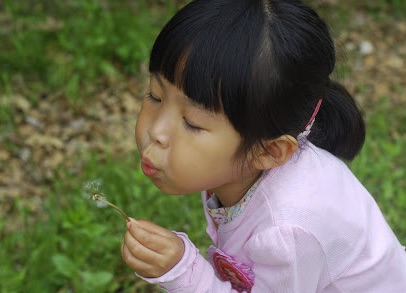
#> input picture 파이썬으로 만드는 OpenCV 프로젝트/img/girl.jpg, 406 x 293 px
$ jupyter execute '2장 실습.ipynb'   (shell and % lines are left out)
#> lines starting #> are read from the running program, lines starting #| are printed output that depends on the picture; pictures that were not available may be replaced by others from this repository, and a replacement may not be noted
[cell 1]
'''
This code is provided for the book <OpenCV Project using Python> published by Insight book Inc.
This code is released under the MIT license, and is available on GitHub site below

이 코드는 인사이트출판사에서 출판된 책 <파이썬으로 만드는 OpenCV 프로젝트>를 위해 제공합니다.
이 코드는 MIT 라이센스를 따르고 아래의 GitHub 주소에서도 받을 수 있습니다.

GitHub : https://github.com/dltpdn/book_opencv_prject_using_python
Author : Lee Sewoo(이세우, dltpdn@gmail.com)
'''

'''
실습자 주석
cv2 보기를 matplot imshow 로 볼 때 의 문제는 다음 코드로 해결

#컬러일때
b, g, r = cv2.split(img)   # img파일을 b,g,r로 분리
img2 = cv2.merge([r,g,b]) # b, r을 바꿔서 Merge
import matplotlib.pyplot as plt
plt.imshow(img2)
plt.show()
#그래이스케일 일때
plt.imshow(img, cmap='gray')
plt.show()


'''

import cv2
img_file = "./img/girl.jpg" # 표시할 이미지 경로            ---①
img = cv2.imread(img_file)  # 이미지를 읽어서 img 변수에 할당 ---②
#> img is the input picture: shape (293, 406, 3); mean B, G, R 82.4, 104.7, 105.5
if img is not None:
  cv2.imshow('IMG', img)   # 읽은 이미지를 화면에 표시      --- ③
  cv2.waitKey()           # 키가 입력될 때 까지 대기      --- ④
  cv2.destroyAllWindows()  # 창 모두 닫기            --- ⑤
else:
    print('No image file.')
b, g, r = cv2.split(img)   # img파일을 b,g,r로 분리
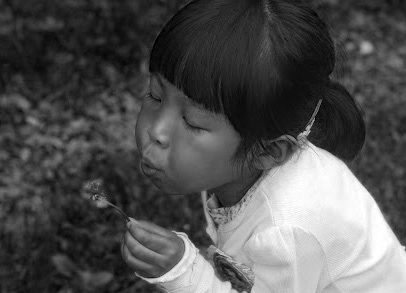
#> b: shape (293, 406); min 0, max 255, mean 82.4
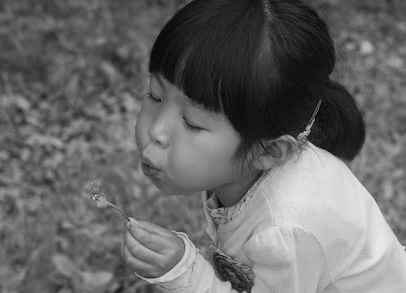
#> g: shape (293, 406); min 0, max 234, mean 104.7
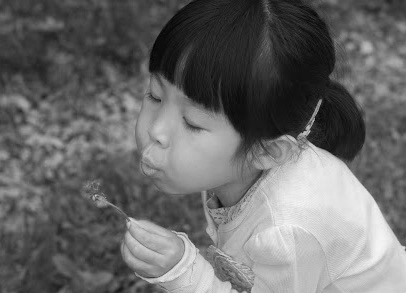
#> r: shape (293, 406); min 0, max 247, mean 105.5
img2 = cv2.merge([r,g,b]) # b, r을 바꿔서 Merge
import matplotlib.pyplot as plt
plt.imshow(img2)
plt.show()

[cell 2]
import cv2
img_file = "./img/girl.jpg"
img = cv2.imread(img_file, cv2.IMREAD_GRAYSCALE)  #그레이 스케일로 읽기
#> img: shape (293, 406); min 1, max 240, mean 102.4

if img is not None:
    cv2.imshow('IMG', img)
    cv2.waitKey()
    cv2.destroyAllWindows()
else:
    print('No image file.')
import matplotlib.pyplot as plt
plt.imshow(img, cmap='gray')
plt.show()

[cell 3]
import cv2

video_file = "./img/big_buck.avi" # 동영상 파일 경로

cap = cv2.VideoCapture(video_file) # 동영상 캡쳐 객체 생성  ---①
if cap.isOpened():                 # 캡쳐 객체 초기화 확인
    while True:
        ret, img = cap.read()      # 다음 프레임 읽기      --- ②
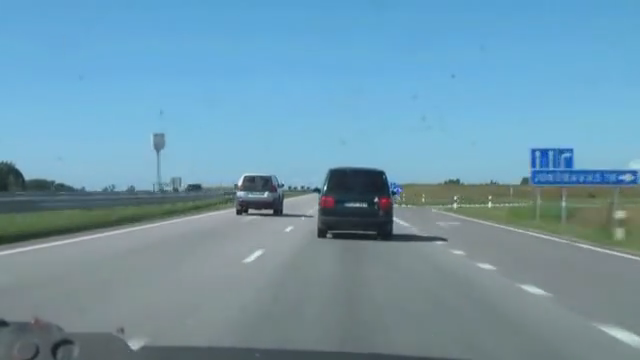
#> input picture frame 37 of 파이썬으로 만드는 OpenCV 프로젝트/img/highway.mp4, 640 x 360 px, given in place of big_buck.avi, which was not available
#> img is the input picture: shape (360, 640, 3); mean B, G, R 170.9, 151.4, 111.9
        if ret:                     # 프레임 읽기 정상
            cv2.imshow(video_file, img) # 화면에 표시  --- ③
            cv2.waitKey(25)            # 25ms 지연(40fps로 가정)   --- ④
        else:                       # 다음 프레임 읽을 수 없슴,
            break                   # 재생 완료
else:
    print("can't open video.")      # 캡쳐 객체 초기화 실패
cap.release()                       # 캡쳐 자원 반납
cv2.destroyAllWindows()
